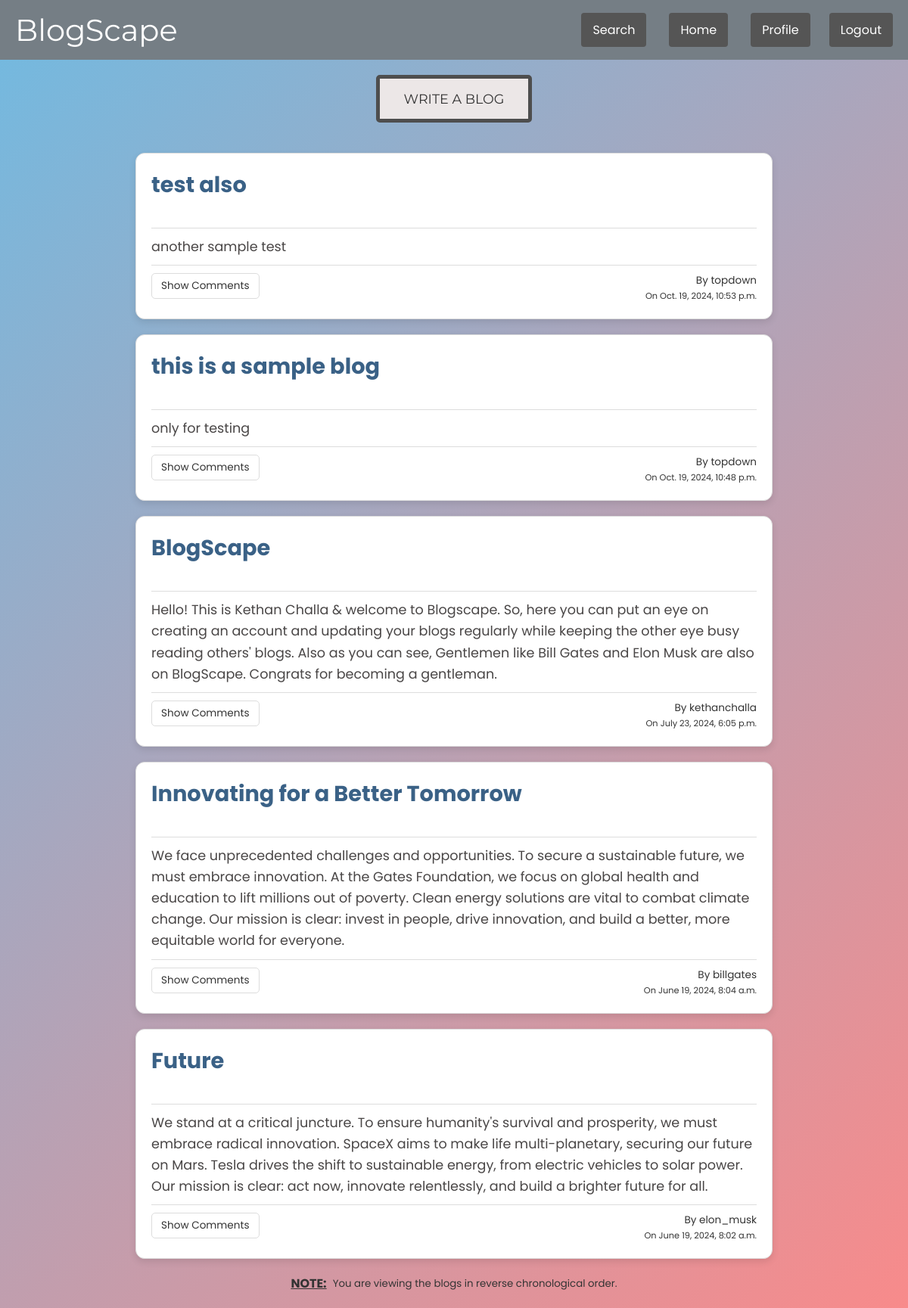
Before: /home/ with the older database file.
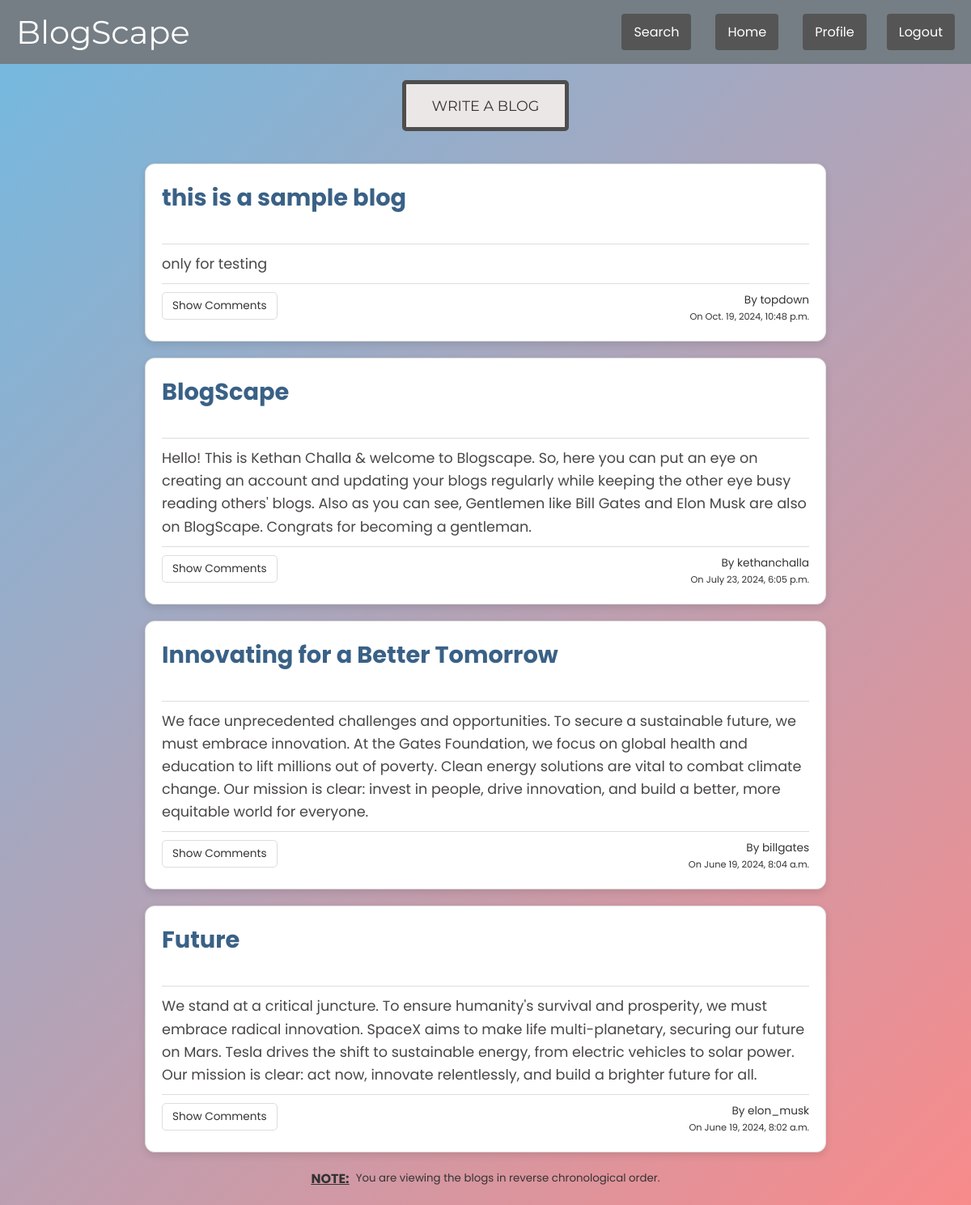
After: the same page with the newer database file.
### blogs/models.py (models this page shows, shortened)
class blog (models.Model) :
    title = models.CharField(max_length=100)
    content = models.TextField()
    author_name = models.ForeignKey(User, on_delete=models.CASCADE)
    time = models.DateTimeField(default=datetime.now)
    class Meta :
        ordering = ('-time', )

### blogs/views.py (the view)
# urls.py: 2. Add a URL to urlpatterns:  path('', views.home, name='home')
def home (request) :
    posts = blog.objects.all()
    return render(request, 'blogs/home.html', {'post' : posts})

### templates/blogs/home.html (shortened to what this page needs)
{% load static %}
<!DOCTYPE html>
<html lang="en">
<head>
    <link rel="stylesheet" href="{% static 'blogs/css/home2.css' %}">
</head>
<body>
    <nav class="navbar">
        <div class="navbar-brand">BlogScape</div>
        <ul class="navbar-menu">
            <li><a href="{% url 'SearchPage'%}" >Search</a></li>
            <li><a href="{% url 'BlogPage' %}">Home</a></li>
            <li><a href="{% url 'ProfilePage' request.user.username %}">Profile</a></li>
            <form action="{% url 'LogoutPage' %}" method="post">
                <button type="submit">Logout</button>
            </form>
        </ul>
    </nav>
    <div class="container">
        <div class="write">
            <a href="{% url 'WriteBlogPage' %}" class="write-button">WRITE A BLOG</a>
        </div>
    </div>
    {% block content %}
    {% for i in post %}
    <div class="blogpost">
        <div class="title">
            <h2>{{ i.title }}</h2>
            <br>
        </div>
        <div class="content">
            {{ i.content }}
        </div>
        <div class="other_details">
            <a href="{% url 'BlogDetail' i.id %}" class="show-comments">Show Comments</a>
            <div class="author-details">
                <span class="author-name">By {{ i.author_name }}</span>
                <span class="post-time"><small>On {{ i.time }}</small></span>
            </div>
        </div>
    </div>
    {% endfor %}
    {% endblock content %}
    <div class="note">
        <u><b>NOTE: </b></u>
        <small>You are viewing the blogs in reverse chronological order.</small>
    </div>
</body>
</html>

Changed rows visible on the page:
removed blog: title "test also", content "another sample test", author_name "topdown", time "Oct. 19, 2024, 10:53 p.m."
